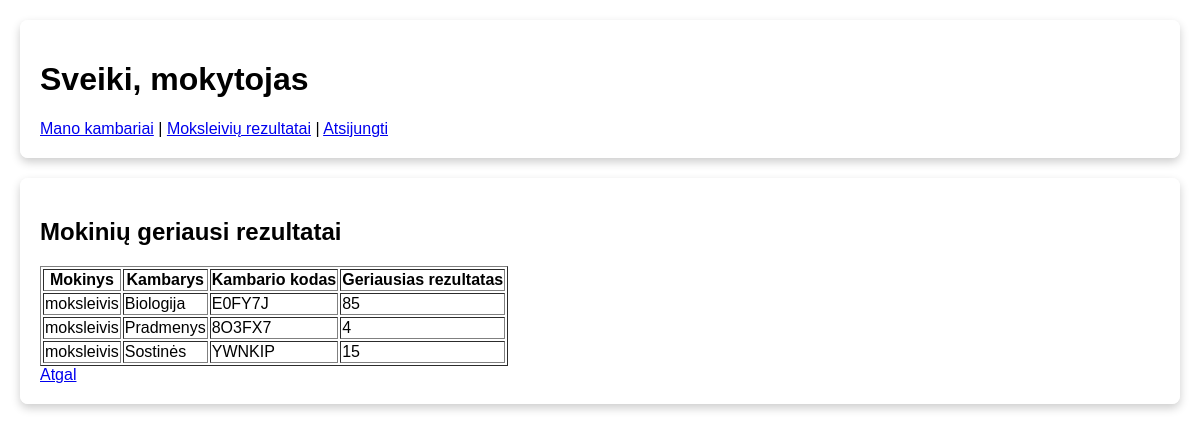
/student/results/ (signed in), run on the app's committed database.
### game/models.py (models this page shows)
class CustomUser(AbstractUser):
    ROLE_CHOICES = (
        ('teacher', 'Teacher'),
        ('student', 'Student'),
    )
    role = models.CharField(max_length=10, choices=ROLE_CHOICES, default='student')
    groups = models.ManyToManyField(Group, related_name="customuser_groups", blank=True)
    user_permissions = models.ManyToManyField(Permission, related_name="customuser_permissions", blank=True)

class Room(models.Model):
    code = models.CharField(max_length=6, unique=True, default=generate_room_code)
    teacher = models.ForeignKey(CustomUser, on_delete=models.CASCADE, related_name="rooms")
    created_at = models.DateTimeField(auto_now_add=True)
    name = models.CharField(max_length=100, blank=True, null=True)  # <--- new field

### game/views.py (the view)
# urls.py: path('student/results/', student_results, name='student_results'),
@login_required
def student_results(request):
    if request.user.role != 'teacher':
        messages.error(request, "Tik mokytojai gali matyti mokinių rezultatus")
        return redirect('index')
    results = (
        StudentResult.objects.filter(room__teacher=request.user)
        .values('student__username', 'room__name', 'room__code')
        .annotate(best_score=Max('score'))
    )
    return render(request, "student_results.html", {"results": results})

### game/templates/student_results.html
{% extends "base_teacher.html" %}
{% block content %}
<h2>Mokinių geriausi rezultatai</h2>
<table border="1">
  <tr>
    <th>Mokinys</th>
    <th>Kambarys</th>
    <th>Kambario kodas</th>
    <th>Geriausias rezultatas</th>
  </tr>
  {% for result in results %}
  <tr>
    <td>{{ result.student__username }}</td>
    <td>{{ result.room__name|default:"(Be pavadinimo)" }}</td>
    <td>{{ result.room__code }}</td>
    <td>{{ result.best_score }}</td>
  </tr>
  {% empty %}
  <tr>
    <td colspan="4">Nėra rezultatų.</td>
  </tr>
  {% endfor %}
</table>
<a href="{% url 'teacher_profile' %}">Atgal</a>
{% endblock %}

### game/templates/base_teacher.html (shortened to what this page needs)
<!DOCTYPE html>
<html lang="en">
<head>
  {% load static %}
</head>
<body>
  <div id="threeContainer"></div>
  <header class="dashboard-content">
    <h1>Sveiki, {{ request.user.username }}</h1>
    <nav>
      <a href="{% url 'teacher_profile' %}">Mano kambariai</a> |
      <a href="{% url 'student_results' %}">Moksleivių rezultatai</a> |
      <a href="{% url 'login' %}">Atsijungti</a>
    </nav>
  </header>
  <main class="dashboard-content">
    {% block content %}{% endblock %}
  </main>
</body>
</html>

### game/templates/base_teacher.html (style rules this page uses)
html, body { margin: 0; padding: 0; width: 100%; height: 100%; overflow-y: scroll; font-family: Arial, sans-serif; }
#threeContainer { position: fixed; top: 0; left: 0; width: 100%; height: 100%; z-index: -1; pointer-events: none; }
.dashboard-content { position: relative; z-index: 9999; background: rgba(255, 255, 255, 0.9); padding: 20px; border-radius: 8px; box-shadow: 0 4px 10px rgba(0, 0, 0, 0.2); margin: 20px; max-height: 80vh; overflow-y: auto; }

### data on the page
CustomUser: user.username "mokytojas"
Room: student__username "moksleivis", room__name "Biologija", room__code "E0FY7J", best_score "85"
Room: student__username "moksleivis", room__name "Pradmenys", room__code "8O3FX7", best_score "4"
Room: student__username "moksleivis", room__name "Sostinės", room__code "YWNKIP", best_score "15"
